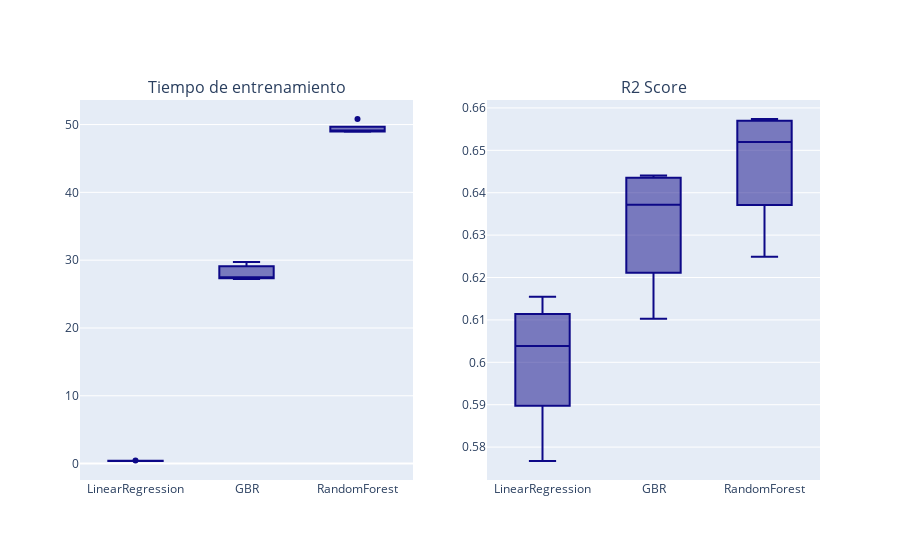

The notebook cell saved with this chart:
### Code cell
import plotly.express as px
from plotly.subplots import make_subplots

fig = make_subplots(rows=1, cols=2, subplot_titles=('Tiempo de entrenamiento', 'R2 Score'))
fig.add_trace(px.box(df_cross_r, x='modelo', y='fit_time', color_discrete_sequence=px.colors.sequential.Plasma).data[0], row=1, col=1)
fig.add_trace(px.box(df_cross_r, x='modelo', y='test_score', color_discrete_sequence=px.colors.sequential.Plasma).data[0], row=1, col=2)

### Figure 1 — Plotly figure (JSON) as saved in the notebook; plotly's stock layout.template omitted (floating-point values rounded to 4 significant figures)
{"data": [{"alignmentgroup": "True", "hovertemplate": "modelo=%{x}<br>fit_time=%{y}<extra></extra>", "legendgroup": "", "marker": {"color": "#0d0887"}, "name": "", "notched": false, "offsetgroup": "", "orientation": "v", "showlegend": false, "type": "box", "x": ["LinearRegression", "LinearRegression", "LinearRegression", "LinearRegression", "LinearRegression", "GBR", "GBR", "GBR", "GBR", "GBR", "RandomForest", "RandomForest", "RandomForest", "RandomForest", "RandomForest"], "x0": " ", "xaxis": "x", "y": [0.4514, 0.3809, 0.3908, 0.3931, 0.3885, 27.24, 27.38, 27.36, 29.72, 28.89, 48.93, 49.3, 50.82, 48.97, 49.11], "y0": " ", "yaxis": "y"}, {"alignmentgroup": "True", "hovertemplate": "modelo=%{x}<br>test_score=%{y}<extra></extra>", "legendgroup": "", "marker": {"color": "#0d0887"}, "name": "", "notched": false, "offsetgroup": "", "orientation": "v", "showlegend": false, "type": "box", "x": ["LinearRegression", "LinearRegression", "LinearRegression", "LinearRegression", "LinearRegression", "GBR", "GBR", "GBR", "GBR", "GBR", "RandomForest", "RandomForest", "RandomForest", "RandomForest", "RandomForest"], "x0": " ", "xaxis": "x2", "y": [0.5767, 0.6155, 0.5941, 0.61, 0.6038, 0.6102, 0.6441, 0.6247, 0.6433, 0.6372, 0.6249, 0.6568, 0.6412, 0.6574, 0.652], "y0": " ", "yaxis": "y2"}], "layout": {"annotations": [{"font": {"size": 16}, "showarrow": false, "text": "Tiempo de entrenamiento", "x": 0.225, "xanchor": "center", "xref": "paper", "y": 1, "yanchor": "bottom", "yref": "paper"}, {"font": {"size": 16}, "showarrow": false, "text": "R2 Score", "x": 0.775, "xanchor": "center", "xref": "paper", "y": 1, "yanchor": "bottom", "yref": "paper"}], "xaxis": {"anchor": "y", "domain": [0, 0.45]}, "xaxis2": {"anchor": "y2", "domain": [0.55, 1]}, "yaxis": {"anchor": "x", "domain": [0, 1]}, "yaxis2": {"anchor": "x2", "domain": [0, 1]}}}
